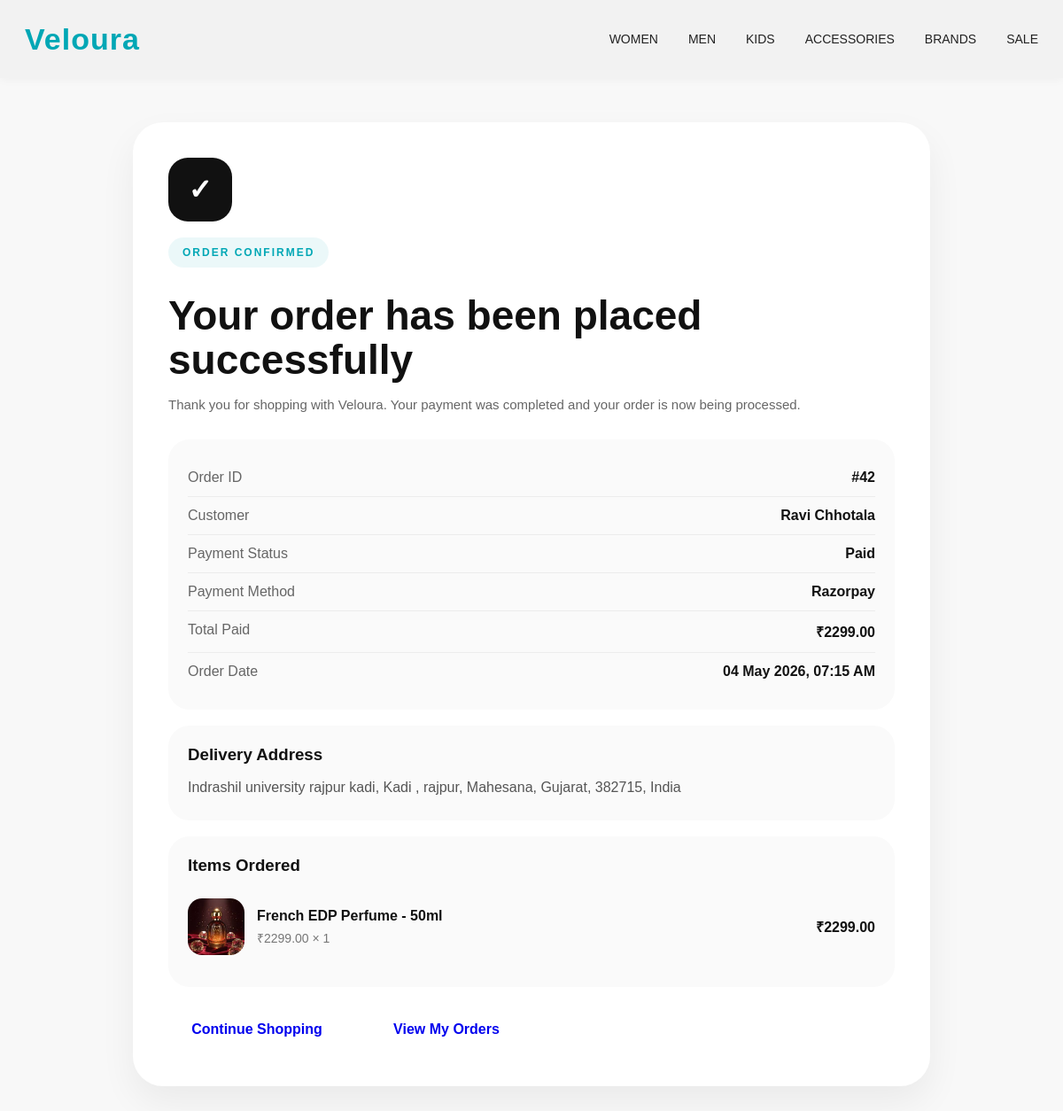
Page /payment/success/ on the committed database.
### products/models.py (models this page shows, shortened)
class Order(models.Model):
    PAYMENT_PROVIDER_CHOICES = [
        ('razorpay', 'Razorpay'),
        ('stripe', 'Stripe'),
        ('cod', 'Cash on Delivery'),
    ]
    PAYMENT_STATUS_CHOICES = [
        ('pending', 'Pending'),
        ('created', 'Created'),
        ('paid', 'Paid'),
        ('failed', 'Failed'),
        ('cancelled', 'Cancelled'),
        ('refunded', 'Refunded'),
    ]
    ORDER_STATUS_CHOICES = [
    ('placed', 'Placed'),
    ('packed', 'Packed'),
    ('shipped', 'Shipped'),
    ('out_for_delivery', 'Out for Delivery'),
    ('delivered', 'Delivered'),
    ]
    order_status = models.CharField(
    max_length=30,
    choices=ORDER_STATUS_CHOICES,
    default='placed'
)
    estimated_delivery = models.DateField(blank=True, null=True)
    user = models.ForeignKey(User, on_delete=models.SET_NULL, null=True, blank=True)
    full_name = models.CharField(max_length=100)
    email = models.EmailField(blank=True, null=True)
    phone = models.CharField(max_length=15)
    address = models.TextField()
    total_amount = models.DecimalField(max_digits=10, decimal_places=2)
    payment_provider = models.CharField(max_length=20, choices=PAYMENT_PROVIDER_CHOICES, default='razorpay')
    payment_status = models.CharField(max_length=20, choices=PAYMENT_STATUS_CHOICES, default='pending')
    gateway_order_id = models.CharField(max_length=255, blank=True, null=True)
    gateway_payment_id = models.CharField(max_length=255, blank=True, null=True)
    gateway_signature = models.CharField(max_length=500, blank=True, null=True)
    stripe_session_id = models.CharField(max_length=255, blank=True, null=True)
    is_verified = models.BooleanField(default=False)
    created_at = models.DateTimeField(auto_now_add=True)

class OrderItem(models.Model):
    order = models.ForeignKey(Order, on_delete=models.CASCADE, related_name='items')
    product_name = models.CharField(max_length=200)
    price = models.DecimalField(max_digits=10, decimal_places=2)
    quantity = models.IntegerField()
    image = models.URLField(blank=True, null=True)

### products/views.py (the view)
# urls.py: path('payment/success/', payment_success, name='payment_success'),
def payment_success(request):
    if request.user.is_authenticated:
        latest_order = Order.objects.filter(user=request.user, payment_status="paid").order_by('-created_at').first()
    else:
        latest_order = Order.objects.filter(payment_status="paid").order_by('-created_at').first()
    context = {'order': latest_order}
    return render(request, 'order_success.html', context)

### products/context_processors.py (called while the page is built)
def cart_count(request):
    cart = request.session.get('cart', {})
    total_items = sum(item['quantity'] for item in cart.values())
    return {
        'cart_count': total_items
    }

def wishlist_count(request):
    wishlist = request.session.get('wishlist', {})
    return {
        'wishlist_count': len(wishlist)
    }

### templates/order_success.html (shortened to what this page needs)
{% load static %}
<!DOCTYPE html>
<html lang="en">
<head>
    <link rel="stylesheet" href="{% static 'style.css' %}">
</head>
<body>
<header class="navbar">
    <div class="logo"><a href="/" class="logo-link">Veloura</a></div>
    <nav class="nav-links">
        <div class="nav-item"><a href="{% url 'category_products' 'women' %}">WOMEN</a></div>
        <div class="nav-item"><a href="{% url 'category_products' 'men' %}">MEN</a></div>
        <div class="nav-item"><a href="{% url 'category_products' 'kids' %}">KIDS</a></div>
        <div class="nav-item"><a href="{% url 'category_products' 'accessories' %}">ACCESSORIES</a></div>
        <div class="nav-item"><a href="#">BRANDS</a></div>
        <div class="nav-item"><a href="{% url 'sale_products' %}">SALE</a></div>
    </nav>
</header>
<section class="success-page">
    <div class="success-card">
        <div class="success-badge">✓</div>
        <span class="section-tag">ORDER CONFIRMED</span>
        <h1>Your order has been placed successfully</h1>
        <p class="success-subtext">
            Thank you for shopping with Veloura. Your payment was completed and your order is now being processed.
        </p>
        {% if order %}
        <div class="success-order-box">
            <div class="success-order-row">
                <span>Order ID</span>
                <strong>#{{ order.id }}</strong>
            </div>
            <div class="success-order-row">
                <span>Customer</span>
                <strong>{{ order.full_name }}</strong>
            </div>
            <div class="success-order-row">
                <span>Payment Status</span>
                <strong>{{ order.payment_status|title }}</strong>
            </div>
            <div class="success-order-row">
                <span>Payment Method</span>
                <strong>{{ order.payment_provider|title }}</strong>
            </div>
            <div class="success-order-row">
                <span>Total Paid</span>
                <strong>₹{{ order.total_amount }}</strong>
            </div>
            <div class="success-order-row">
                <span>Order Date</span>
                <strong>{{ order.created_at|date:"d M Y, h:i A" }}</strong>
            </div>
        </div>
        <div class="success-address-box">
            <h3>Delivery Address</h3>
            <p>{{ order.address }}</p>
        </div>
        <div class="success-items-box">
            <h3>Items Ordered</h3>
            {% for item in order.items.all %}
            <div class="success-item-row">
                <div class="success-item-left">
                    {% if item.image %}
                    <img src="{{ item.image }}" alt="{{ item.product_name }}">
                    {% endif %}
                    <div>
                        <h4>{{ item.product_name }}</h4>
                        <p>₹{{ item.price }} × {{ item.quantity }}</p>
                    </div>
                </div>
                <strong>₹{{ item.price|floatformat:2 }}</strong>
            </div>
            {% endfor %}
        </div>
        {% endif %}
        <div class="success-actions">
            <a href="/" class="success-btn primary-btn">Continue Shopping</a>
            <a href="{% url 'order_history' %}" class="success-btn secondary-btn">View My Orders</a>
        </div>
    </div>
</section>
</body>
</html>

### rows in the picture
Order: id "42", full_name "Ravi Chhotala", payment_status "Paid", payment_provider "Razorpay", total_amount "2299.00", created_at "04 May 2026, 07:15 AM", address "Indrashil university rajpur kadi, Kadi , rajpur, Mahesana, Gujarat, 382715, India"
OrderItem: image (picture), product_name "French EDP Perfume - 50ml", price "2299.00", quantity "1"
